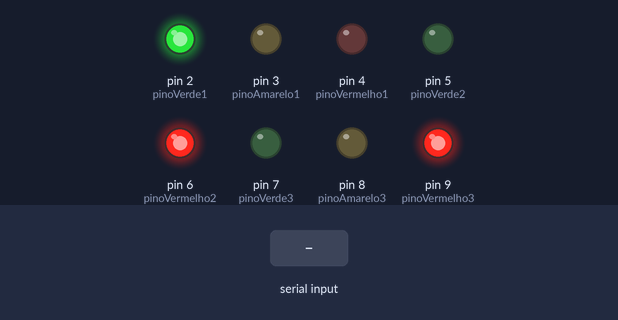
Recording of a sketch running on a simulated Arduino Leonardo, built with avr-gcc and run on an emulated ATmega32U4. Shown: output pins drawn as LEDs (lit = HIGH). The test bench sets the inputs (shaded band).

Above: at 1.2 s.
1.3 s: "B" received over the second serial link
At 1.8 s:
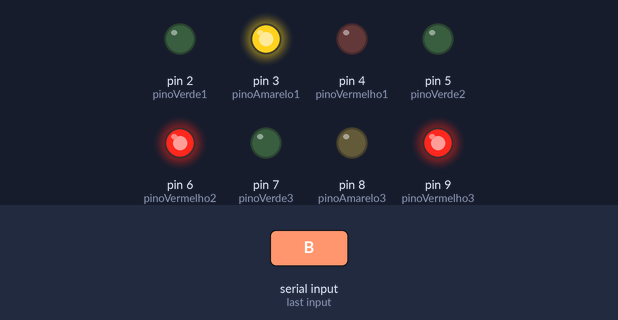
2.8 s: "C" received over the second serial link
At 4.0 s:
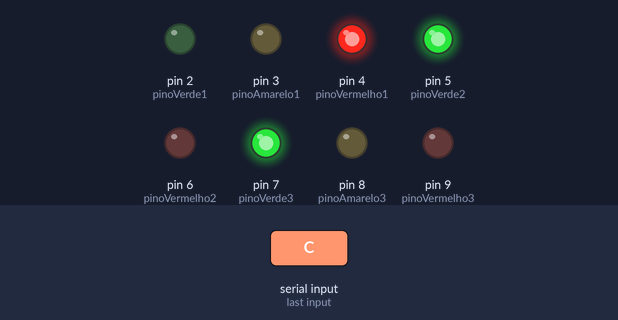
4.3 s: "D" received over the second serial link
At 5.2 s:
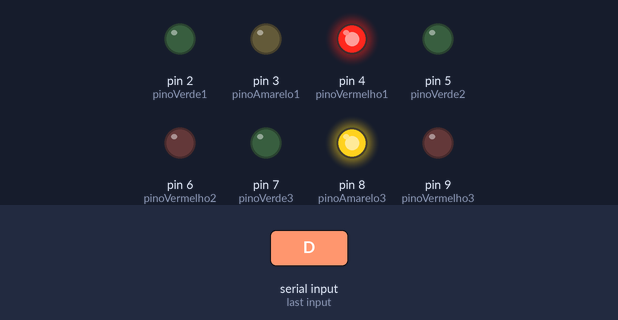
5.8 s: "A" received over the second serial link
At 6.4 s:
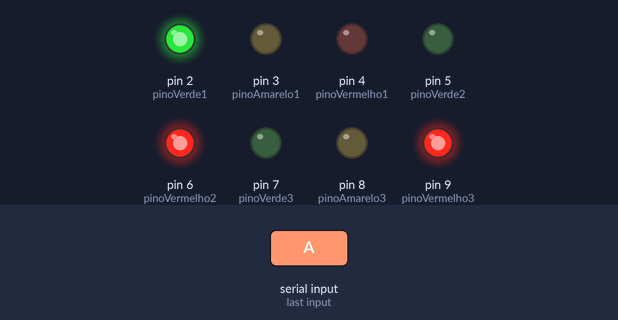
7.3 s: "D" received over the second serial link
At 8.7 s:
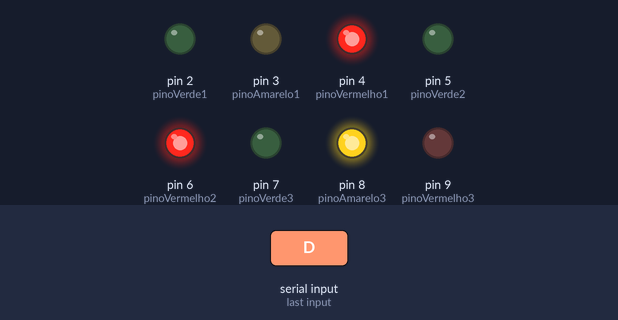
Timing chart, 0 to 9.8 s (numbered marks = the images above; inputs shaded):
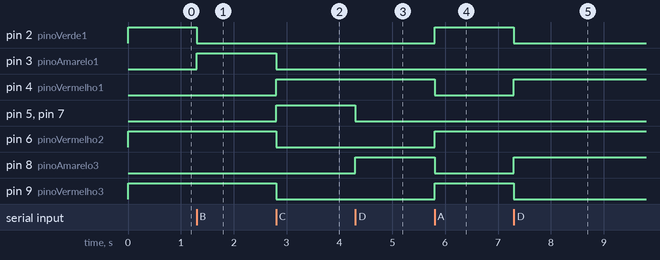

The sketch:

Arduino.ino
```cpp
const int pinoVerde1     = 2; //Todos os led's com 1 na frente representa os led's da via principal
const int pinoAmarelo1   = 3;
const int pinoVermelho1  = 4;
const int pinoVerde2     = 5; //Todos os led's com 2 na frente representa os led's da travessia do pedestre
const int pinoVermelho2  = 6;
const int pinoVerde3     = 7; //Todos os led's com 3 na frente representa os led's da via de acesso
const int pinoAmarelo3   = 8;
const int pinoVermelho3  = 9;

int flagPisca = 0; //utilizada para fazer os led's piscarem
long millisPisca = 0; //utilizado para fazer os led's piscarem (ambos serão explicados melhor mais pra frente)

int Control = 1;  // +++++++ VARIAVEL DE CONTROLE DA COMUNICAÇÃO ++++++++
// LEMBRE DE ALTERAR ESSA VARIAVE TAMBEM NO PIC

void setup() {
  //setando todos os pinos como saída
  pinMode(pinoVerde1,    OUTPUT);
  pinMode(pinoAmarelo1,  OUTPUT);
  pinMode(pinoVermelho1, OUTPUT);
  pinMode(pinoVerde2,    OUTPUT);
  pinMode(pinoVermelho2, OUTPUT);
  pinMode(pinoVerde3,    OUTPUT);
  pinMode(pinoAmarelo3,  OUTPUT);
  pinMode(pinoVermelho3, OUTPUT);

  Serial.begin(9600);
  Serial1.begin(9600);

  //setando os led's para condição inicial: verde para a via principal, vermelho para o pedestre e via de acesso
  digitalWrite(pinoVerde1, HIGH);
  digitalWrite(pinoAmarelo1, LOW);
  digitalWrite(pinoVermelho1, LOW);
  digitalWrite(pinoVerde2, LOW);
  digitalWrite(pinoVermelho2, HIGH);
  digitalWrite(pinoVerde3, LOW);
  digitalWrite(pinoAmarelo3, LOW);
  digitalWrite(pinoVermelho3, HIGH);

}

void loop()
{
  if (Control == 1) {
    if (Serial1.available()) { // Verificar se há caracteres disponíveis
      char caractere = Serial1.read(); // Armazena caracter lido.

      if (caractere == 'A') { //configuração de condição inicial: verde para via principal, vermelho para pedestre e via de acesso
        flagPisca = 1;
        digitalWrite(pinoVerde1, HIGH);
        digitalWrite(pinoAmarelo1, LOW);
        digitalWrite(pinoVermelho1, LOW);
        digitalWrite(pinoVerde2, LOW);
        digitalWrite(pinoVermelho2, HIGH);
        digitalWrite(pinoVerde3, LOW);
        digitalWrite(pinoAmarelo3, LOW);
        digitalWrite(pinoVermelho3, HIGH);
      }
      if (caractere == 'B') { //amarelo para via principal, vermelho para pedestre e via de acesso (sinal da via principal fechando)
        digitalWrite(pinoVerde1, LOW);
        digitalWrite(pinoAmarelo1, HIGH);
        digitalWrite(pinoVermelho1, LOW);
        digitalWrite(pinoVerde2, LOW);
        digitalWrite(pinoVermelho2, HIGH);
        digitalWrite(pinoVerde3, LOW);
        digitalWrite(pinoAmarelo3, LOW);
        digitalWrite(pinoVermelho3, HIGH);
      }
      if (caractere == 'C') { //sinal fechado para via principal: vermelho para via principal, verde para pedestre e via de acesso
        digitalWrite(pinoVerde1, LOW);
        digitalWrite(pinoAmarelo1, LOW);
        digitalWrite(pinoVermelho1, HIGH);
        digitalWrite(pinoVerde2, HIGH);
        digitalWrite(pinoVermelho2, LOW);
        digitalWrite(pinoVerde3, HIGH);
        digitalWrite(pinoAmarelo3, LOW);
        digitalWrite(pinoVermelho3, LOW);
      }
      if (caractere == 'D') { //sinal do pedestre/via de acesso fechando:
        if (flagPisca == 1) {
          millisPisca = millis(); //millisPisca é utilizado para fazer com que os led's pisquem conforme a função millis() vai aumentando
          flagPisca = 0; // desabilita a flag fazendo com que não entre mais neste if (esta flag recebe 1 na linha 50 para reabilitar o if)
        }
        digitalWrite(pinoVerde1, LOW);
        digitalWrite(pinoAmarelo1, LOW);
        digitalWrite(pinoVermelho1, HIGH);
        digitalWrite(pinoVerde2, LOW);

        //apenas o led vermelho do pedestre que deve piscar, em intevalos de 200milisegundos, cujo trecho de código encontra-selogo abaixo
        if (millis() - millisPisca < 200) {
          digitalWrite(pinoVermelho2, HIGH);
        }
        else if (millis() - millisPisca >= 200 && millis() - millisPisca <= 400) {
          digitalWrite(pinoVermelho2, LOW);
        }
        else if (millis() - millisPisca >= 400 && millis() - millisPisca <= 600) {
          digitalWrite(pinoVermelho2, HIGH);
        }
        else if (millis() - millisPisca >= 600 && millis() - millisPisca <= 800) {
          digitalWrite(pinoVermelho2, LOW);
        }
        else if (millis() - millisPisca >= 800 && millis() - millisPisca <= 1000) {
          digitalWrite(pinoVermelho2, HIGH);
        }
        else if (millis() - millisPisca >= 1000 && millis() - millisPisca <= 1200) {
          digitalWrite(pinoVermelho2, LOW);
        }
        else if (millis() - millisPisca >= 1200 && millis() - millisPisca <= 1400) {
          digitalWrite(pinoVermelho2, HIGH);
        }
        else if (millis() - millisPisca >= 1400 && millis() - millisPisca <= 1600) {
          digitalWrite(pinoVermelho2, LOW);
        }
        else if (millis() - millisPisca >= 1600 && millis() - millisPisca <= 1800) {
          digitalWrite(pinoVermelho2, HIGH);
        }
        else if (millis() - millisPisca >= 1800 && millis() - millisPisca <= 2000) {
          digitalWrite(pinoVermelho2, LOW);
        }

        //atribui valores aos led's restante
        digitalWrite(pinoVerde3, LOW);
        digitalWrite(pinoAmarelo3, HIGH);
        digitalWrite(pinoVermelho3, LOW);
      }
    }
  }
}
```

Measured:
- after the input at 1.3 s, pin 2 (pinoVerde1): HIGH → LOW at once; pin 3 (pinoAmarelo1): LOW → HIGH at once
- after the input at 2.8 s, pin 3 (pinoAmarelo1), pin 6 (pinoVermelho2), pin 9 (pinoVermelho3): HIGH → LOW at once; pin 4 (pinoVermelho1), pin 5 (pinoVerde2), pin 7 (pinoVerde3): LOW → HIGH at once
- after the input at 4.3 s, pin 5 (pinoVerde2), pin 7 (pinoVerde3): HIGH → LOW at once; pin 8 (pinoAmarelo3): LOW → HIGH at once
- after the input at 5.8 s, pin 2 (pinoVerde1), pin 6 (pinoVermelho2), pin 9 (pinoVermelho3): LOW → HIGH at once; pin 4 (pinoVermelho1), pin 8 (pinoAmarelo3): HIGH → LOW at once
- after the input at 7.3 s, pin 2 (pinoVerde1), pin 9 (pinoVermelho3): HIGH → LOW at once; pin 4 (pinoVermelho1), pin 8 (pinoAmarelo3): LOW → HIGH at once
